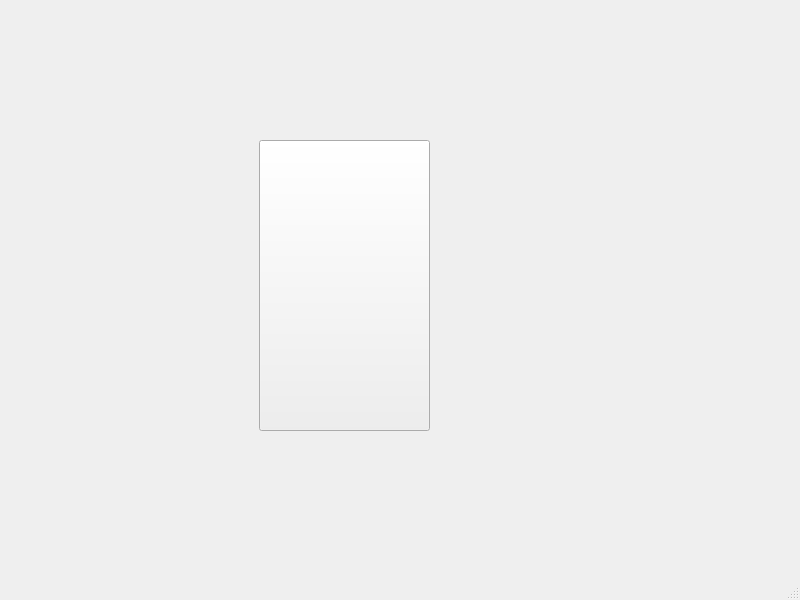
<?xml version="1.0" encoding="UTF-8"?>
<ui version="4.0">
 <class>MainWindow</class>
 <widget class="QMainWindow" name="MainWindow">
  <property name="geometry">
   <rect>
    <x>0</x>
    <y>0</y>
    <width>800</width>
    <height>600</height>
   </rect>
  </property>
  <property name="windowTitle">
   <string>MainWindow</string>
  </property>
  <widget class="QWidget" name="centralwidget">
   <widget class="QPushButton" name="carta">
    <property name="geometry">
     <rect>
      <x>259</x>
      <y>140</y>
      <width>171</width>
      <height>291</height>
     </rect>
    </property>
    <property name="styleSheet">
     <string notr="true">image: url(:/carte/carte/10d.jpg);</string>
    </property>
    <property name="text">
     <string/>
    </property>
   </widget>
  </widget>
  <widget class="QStatusBar" name="statusbar"/>
 </widget>
 <resources/>
 <connections/>
</ui>
